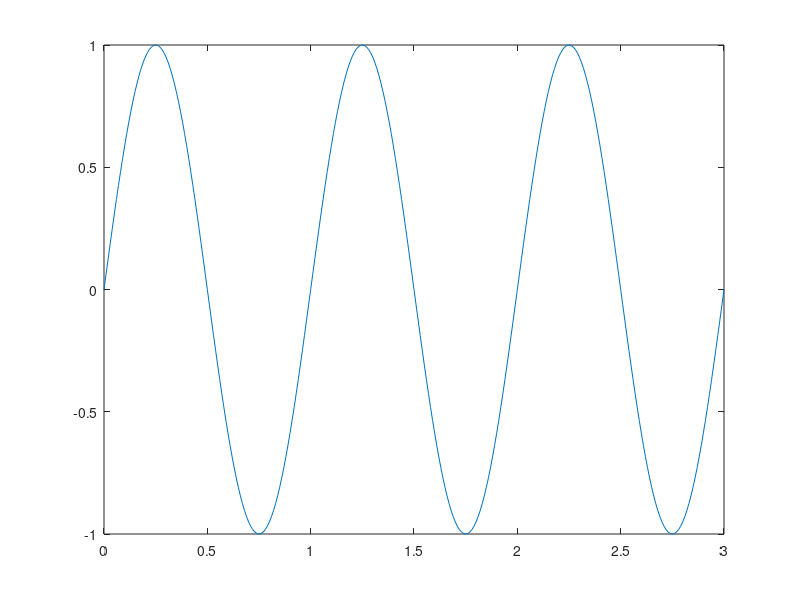

The MATLAB script that drew this image: (Note: this script raises an error after producing the figure.)
indices = [0:0.01:3];
samples = sin(indices*pi*2);

plot(indices, samples);
format_waveform_plot();
set(gca(), 'xlabel', '');
set(gca(), 'xtick', []);
set(gca(), 'ylim', [-1.5 1.5]);

annotate_amplitude(samples);
